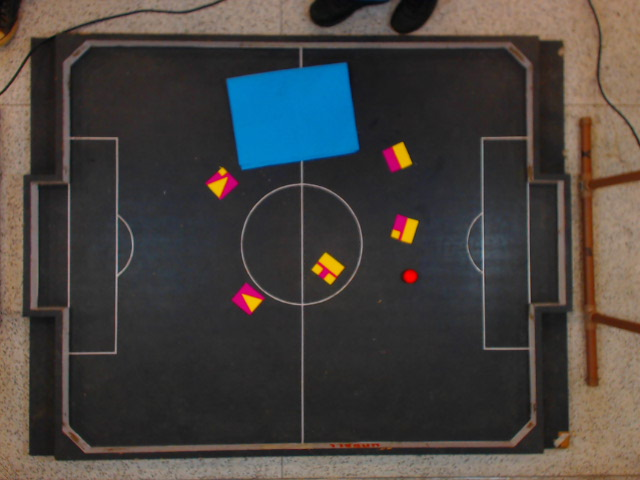
#> input picture imgs/defaultFrame.png, 640 x 480 px
$ python canny_hsv.py
#> lines starting #> are read from the running program, lines starting #| are printed output that depends on the picture; after the words box and inside, x2 and y2 are one past the last pixel; in counts of white or black regions, pixels touching at a corner belong together

import cv2
import numpy as np

img = cv2.imread('imgs/defaultFrame.png')
#> img is the input picture: shape (480, 640, 3); mean B, G, R 63.4, 66.2, 70.4
img_com_homofrafia = cv2.imread('imgs/defaulthomogra.png')
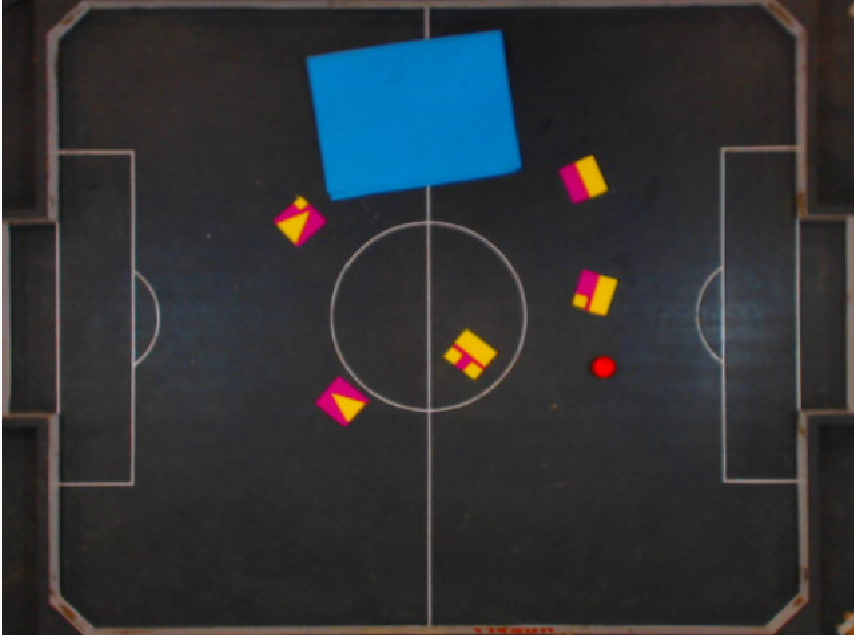
#> input picture imgs/defaulthomogra.png, 854 x 635 px
#> img_com_homofrafia is the input picture: shape (635, 854, 3); mean B, G, R 54.4, 51.1, 48.3

cv2.imshow('Original', img)
cv2.waitKey(0)
cv2.imshow('Pos homografia', img_com_homofrafia)
cv2.waitKey(0)


hsv = cv2.cvtColor(img, cv2.COLOR_BGR2HSV)
#> hsv: shape (480, 640, 3); mean H, S, V 50, 49.7, 78.6
hsv_homography = cv2.cvtColor(img_com_homofrafia, cv2.COLOR_BGR2HSV)
#> hsv_homography: shape (635, 854, 3); mean H, S, V 61.6, 38.1, 59.9

cv2.imshow('Original HSV', hsv)
cv2.waitKey(0)
cv2.imshow('Pos homografia HSV', hsv_homography)
cv2.waitKey(0)

lower_red = np.array([30, 150, 50])
upper_red = np.array([255, 255, 180])

mask = cv2.inRange(hsv, lower_red, upper_red)
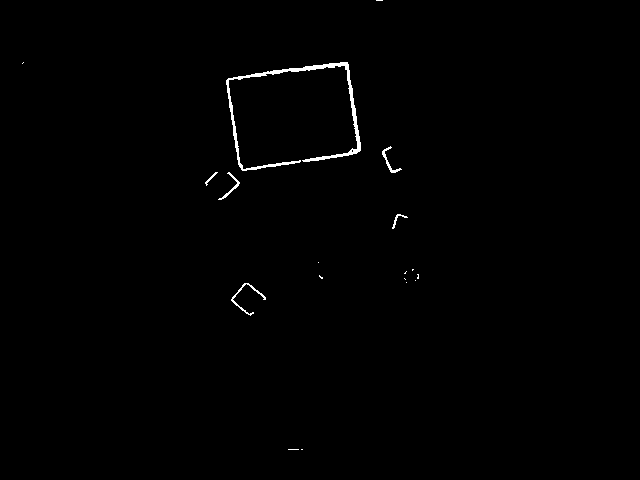
#> mask: shape (480, 640); 0.59% white; 18 white regions (12 under 20 px), largest, box (x1, y1, x2, y2) and area: (226, 62, 361, 171) 1340, (231, 283, 266, 316) 144, (382, 146, 402, 173) 104, (218, 172, 240, 200) 96, (392, 214, 408, 229) 51, (205, 172, 218, 186) 38
mask_homography = cv2.inRange(hsv_homography, lower_red, upper_red)
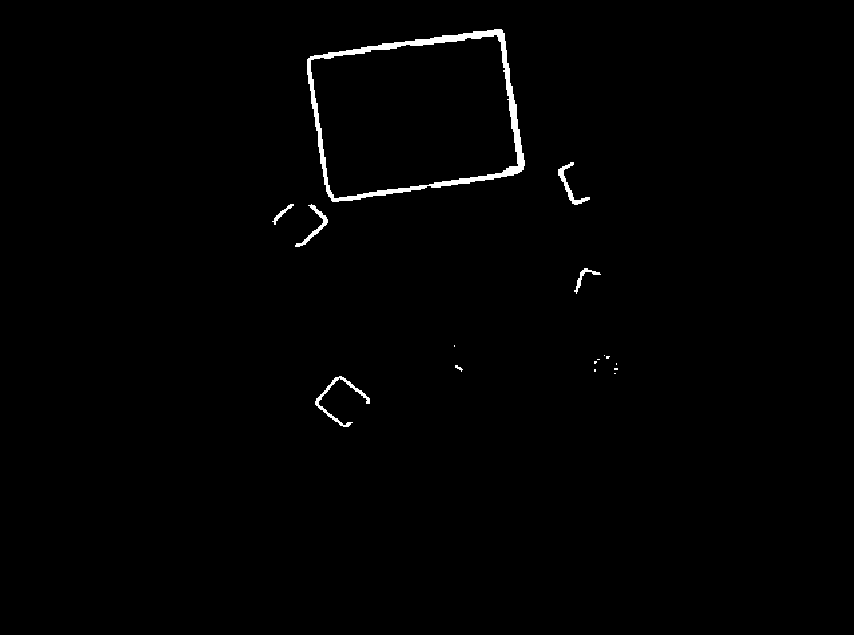
#> mask_homography: shape (635, 854); 0.88% white; 16 white regions (9 under 20 px), largest, box (x1, y1, x2, y2) and area: (307, 29, 525, 202) 3563, (315, 376, 370, 427) 387, (558, 162, 590, 205) 282

cv2.imshow('Mask ORIGINAL HSV', mask)
cv2.waitKey(0)
cv2.imshow('Mask post homography HSV', mask_homography)
cv2.waitKey(0)

# discovers edges in the input image image and
# marks them in the output map edges

edges = cv2.Canny(img, 100, 200)
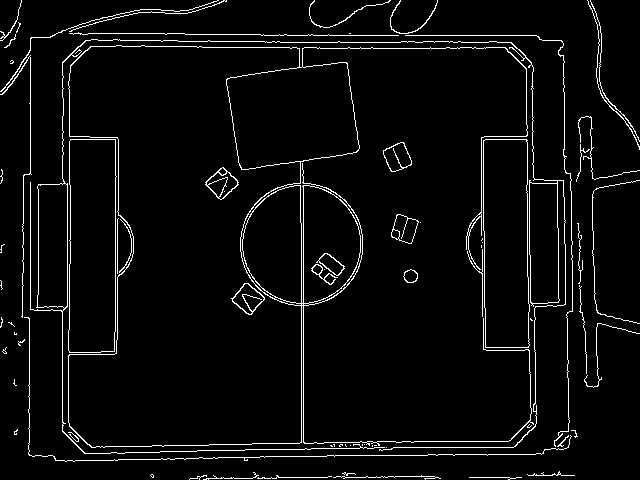
#> edges: shape (480, 640); 4.2% white in thin lines or dots
edges_homography = cv2.Canny(img_com_homofrafia, 100, 200)
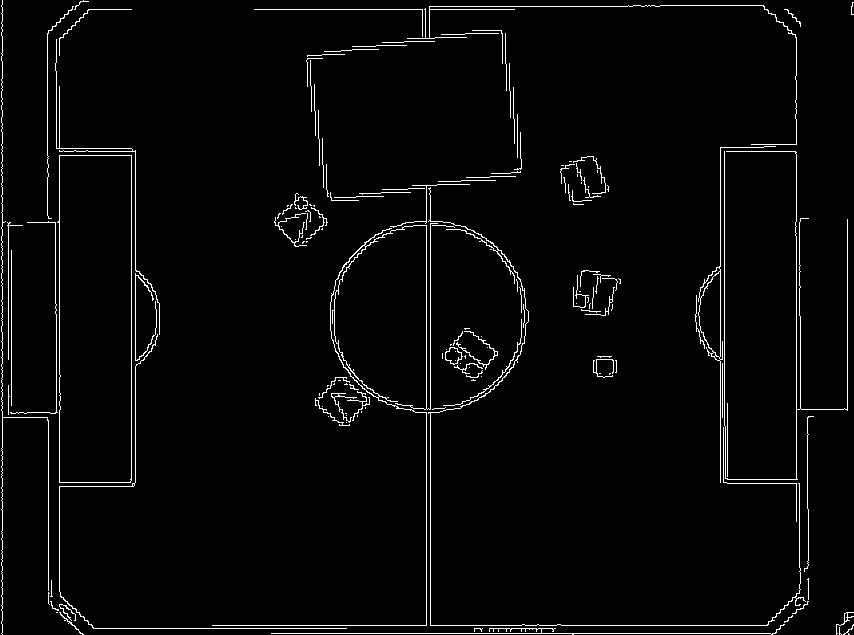
#> edges_homography: shape (635, 854); 2.7% white in thin lines or dots
#não tirei as linhas brancas, com o slider é mto mais fácil

# Display edges in a frame
cv2.imshow('Edges', edges)
cv2.waitKey(0)
cv2.imshow('Edges', edges_homography)
cv2.waitKey(0)

cv2.destroyAllWindows()
